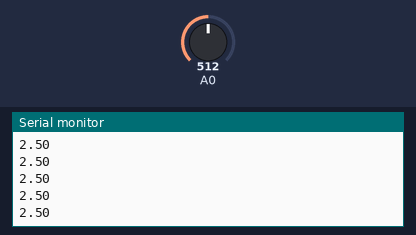
Bench run of a sketch on a simulated Arduino Uno, built with avr-gcc and run on an emulated ATmega328P. On the bench: the last lines printed to the serial monitor. Inputs (shaded band) come from the test bench; at power-on: A0 = 512.

Above: at 1.2 s.
1.3 s: A0 set to 716
At 1.8 s:
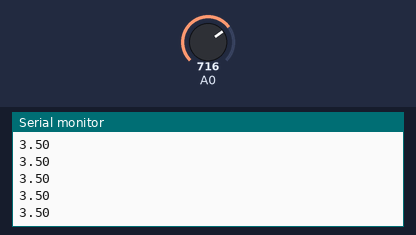
2.8 s: A0 set to 900
At 3.3 s:
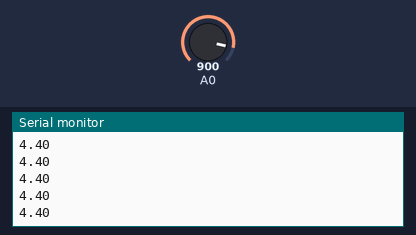
Timing chart, 0 to 5.8 s (numbered marks = the images above; inputs shaded):
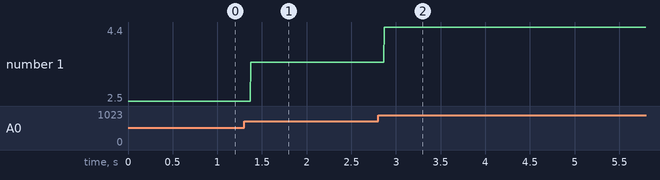

The sketch:

mesure_puissance.ino
```cpp
float voltage = 0;
float power = 0;
float resistance = 0;
void setup() {
  // put your setup code here, to run once:
  pinMode(A0, INPUT);
  Serial.begin(9600);
  resistance = 12,5;
}

void loop() {
  // put your main code here, to run repeatedly:
  voltage = analogRead(A0);
  voltage = (voltage * 5) / 1023;
  power = (voltage * voltage) / resistance;
  Serial.println(voltage);
}
```

Measured:
- after the input at 1.3 s, the serial monitor: prints a new line after 0.07 s (image 1)
- after the input at 2.8 s, the serial monitor: prints a new line after 0.07 s (image 2)
- plotted number 1: 2.5 → 3.5 after the input at 1.3 s, 3.5 → 4.4 after the input at 2.8 s
